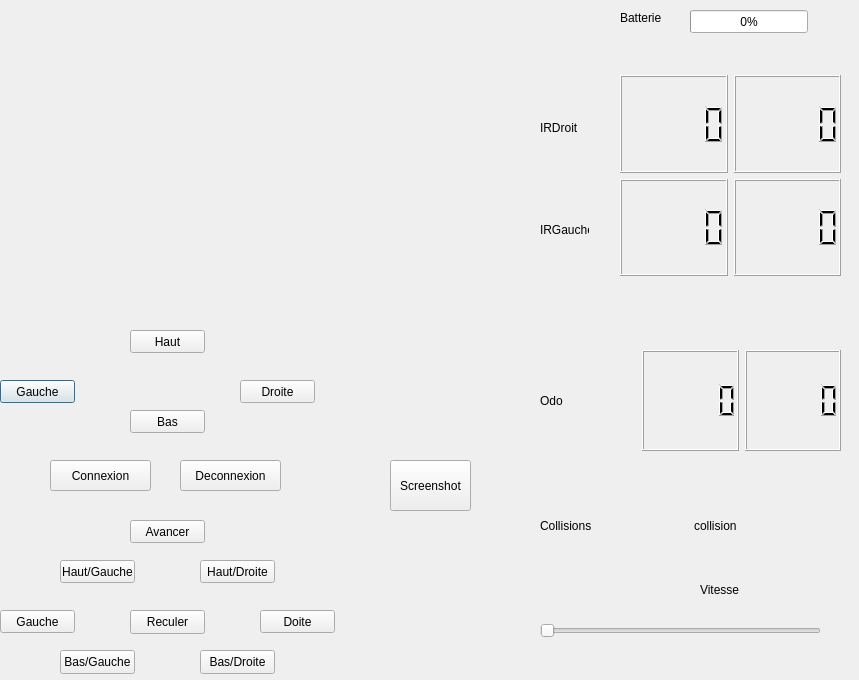
<?xml version="1.0" encoding="UTF-8"?>
<ui version="4.0">
 <class>Dialog</class>
 <widget class="QDialog" name="Dialog">
  <property name="geometry">
   <rect>
    <x>0</x>
    <y>0</y>
    <width>859</width>
    <height>680</height>
   </rect>
  </property>
  <property name="windowTitle">
   <string>Dialog</string>
  </property>
  <widget class="QPushButton" name="gauche_camera">
   <property name="geometry">
    <rect>
     <x>0</x>
     <y>380</y>
     <width>75</width>
     <height>23</height>
    </rect>
   </property>
   <property name="text">
    <string>Gauche</string>
   </property>
  </widget>
  <widget class="QLabel" name="titre_vitesse">
   <property name="geometry">
    <rect>
     <x>700</x>
     <y>580</y>
     <width>111</width>
     <height>20</height>
    </rect>
   </property>
   <property name="text">
    <string>Vitesse</string>
   </property>
  </widget>
  <widget class="QPushButton" name="hgauche">
   <property name="geometry">
    <rect>
     <x>60</x>
     <y>560</y>
     <width>75</width>
     <height>23</height>
    </rect>
   </property>
   <property name="text">
    <string>Haut/Gauche</string>
   </property>
  </widget>
  <widget class="QWidget" name="formLayoutWidget">
   <property name="geometry">
    <rect>
     <x>10</x>
     <y>10</y>
     <width>411</width>
     <height>281</height>
    </rect>
   </property>
   <layout class="QFormLayout" name="camera"/>
  </widget>
  <widget class="QPushButton" name="droite">
   <property name="geometry">
    <rect>
     <x>260</x>
     <y>610</y>
     <width>75</width>
     <height>23</height>
    </rect>
   </property>
   <property name="text">
    <string>Doite</string>
   </property>
  </widget>
  <widget class="QPushButton" name="connexion">
   <property name="geometry">
    <rect>
     <x>50</x>
     <y>460</y>
     <width>101</width>
     <height>31</height>
    </rect>
   </property>
   <property name="text">
    <string>Connexion</string>
   </property>
  </widget>
  <widget class="QSlider" name="slide_vitesse">
   <property name="geometry">
    <rect>
     <x>540</x>
     <y>620</y>
     <width>281</width>
     <height>22</height>
    </rect>
   </property>
   <property name="minimum">
    <number>120</number>
   </property>
   <property name="maximum">
    <number>240</number>
   </property>
   <property name="orientation">
    <enum>Qt::Horizontal</enum>
   </property>
  </widget>
  <widget class="QPushButton" name="bas_camera">
   <property name="geometry">
    <rect>
     <x>130</x>
     <y>410</y>
     <width>75</width>
     <height>23</height>
    </rect>
   </property>
   <property name="text">
    <string>Bas</string>
   </property>
  </widget>
  <widget class="QPushButton" name="hdroite">
   <property name="geometry">
    <rect>
     <x>200</x>
     <y>560</y>
     <width>75</width>
     <height>23</height>
    </rect>
   </property>
   <property name="text">
    <string>Haut/Droite</string>
   </property>
  </widget>
  <widget class="QPushButton" name="Gauche">
   <property name="geometry">
    <rect>
     <x>0</x>
     <y>610</y>
     <width>75</width>
     <height>23</height>
    </rect>
   </property>
   <property name="text">
    <string>Gauche</string>
   </property>
  </widget>
  <widget class="QLabel" name="titre_batterie">
   <property name="geometry">
    <rect>
     <x>620</x>
     <y>10</y>
     <width>121</width>
     <height>16</height>
    </rect>
   </property>
   <property name="text">
    <string>Batterie</string>
   </property>
  </widget>
  <widget class="QProgressBar" name="barre_batterie">
   <property name="geometry">
    <rect>
     <x>690</x>
     <y>10</y>
     <width>118</width>
     <height>23</height>
    </rect>
   </property>
   <property name="maximum">
    <number>100</number>
   </property>
   <property name="value">
    <number>0</number>
   </property>
   <property name="alignment">
    <set>Qt::AlignCenter</set>
   </property>
  </widget>
  <widget class="QPushButton" name="droite_camera">
   <property name="geometry">
    <rect>
     <x>240</x>
     <y>380</y>
     <width>75</width>
     <height>23</height>
    </rect>
   </property>
   <property name="text">
    <string>Droite</string>
   </property>
  </widget>
  <widget class="QPushButton" name="avancer">
   <property name="geometry">
    <rect>
     <x>130</x>
     <y>520</y>
     <width>75</width>
     <height>23</height>
    </rect>
   </property>
   <property name="text">
    <string>Avancer</string>
   </property>
  </widget>
  <widget class="QPushButton" name="haut_camera">
   <property name="geometry">
    <rect>
     <x>130</x>
     <y>330</y>
     <width>75</width>
     <height>23</height>
    </rect>
   </property>
   <property name="text">
    <string>Haut</string>
   </property>
  </widget>
  <widget class="QLabel" name="IRDroit">
   <property name="geometry">
    <rect>
     <x>540</x>
     <y>120</y>
     <width>49</width>
     <height>16</height>
    </rect>
   </property>
   <property name="text">
    <string>IRDroit</string>
   </property>
  </widget>
  <widget class="QLabel" name="IRGauche">
   <property name="geometry">
    <rect>
     <x>540</x>
     <y>220</y>
     <width>49</width>
     <height>20</height>
    </rect>
   </property>
   <property name="text">
    <string>IRGauche</string>
   </property>
  </widget>
  <widget class="QPushButton" name="reculer">
   <property name="geometry">
    <rect>
     <x>130</x>
     <y>610</y>
     <width>75</width>
     <height>24</height>
    </rect>
   </property>
   <property name="text">
    <string>Reculer</string>
   </property>
  </widget>
  <widget class="QPushButton" name="bdroite">
   <property name="geometry">
    <rect>
     <x>200</x>
     <y>650</y>
     <width>75</width>
     <height>24</height>
    </rect>
   </property>
   <property name="text">
    <string>Bas/Droite</string>
   </property>
  </widget>
  <widget class="QPushButton" name="bgauche">
   <property name="geometry">
    <rect>
     <x>60</x>
     <y>650</y>
     <width>75</width>
     <height>24</height>
    </rect>
   </property>
   <property name="text">
    <string>Bas/Gauche</string>
   </property>
  </widget>
  <widget class="QPushButton" name="deconnexion">
   <property name="geometry">
    <rect>
     <x>180</x>
     <y>460</y>
     <width>101</width>
     <height>31</height>
    </rect>
   </property>
   <property name="text">
    <string>Deconnexion</string>
   </property>
  </widget>
  <widget class="QWidget" name="layoutWidget">
   <property name="geometry">
    <rect>
     <x>620</x>
     <y>75</y>
     <width>221</width>
     <height>201</height>
    </rect>
   </property>
   <layout class="QHBoxLayout" name="horizontalLayout">
    <item>
     <layout class="QVBoxLayout" name="verticalLayout_2">
      <item>
       <widget class="QLCDNumber" name="ir_AvD"/>
      </item>
      <item>
       <widget class="QLCDNumber" name="ir_AvG"/>
      </item>
     </layout>
    </item>
    <item>
     <layout class="QVBoxLayout" name="verticalLayout">
      <item>
       <widget class="QLCDNumber" name="ir_ArD"/>
      </item>
      <item>
       <widget class="QLCDNumber" name="ir_ArG"/>
      </item>
     </layout>
    </item>
   </layout>
  </widget>
  <widget class="QWidget" name="layoutWidget">
   <property name="geometry">
    <rect>
     <x>540</x>
     <y>350</y>
     <width>301</width>
     <height>101</height>
    </rect>
   </property>
   <layout class="QHBoxLayout" name="horizontalLayout_2">
    <item>
     <widget class="QLabel" name="Odometrie">
      <property name="text">
       <string>Odo</string>
      </property>
     </widget>
    </item>
    <item>
     <widget class="QLCDNumber" name="odo_gauche"/>
    </item>
    <item>
     <widget class="QLCDNumber" name="odo_droit"/>
    </item>
   </layout>
  </widget>
  <widget class="QWidget" name="layoutWidget">
   <property name="geometry">
    <rect>
     <x>540</x>
     <y>510</y>
     <width>301</width>
     <height>31</height>
    </rect>
   </property>
   <layout class="QHBoxLayout" name="horizontalLayout_3">
    <item>
     <widget class="QLabel" name="detection_collisions">
      <property name="text">
       <string>Collisions</string>
      </property>
     </widget>
    </item>
    <item>
     <widget class="QLabel" name="collision">
      <property name="text">
       <string>collision</string>
      </property>
     </widget>
    </item>
   </layout>
  </widget>
  <widget class="QPushButton" name="screenshot">
   <property name="geometry">
    <rect>
     <x>390</x>
     <y>460</y>
     <width>81</width>
     <height>51</height>
    </rect>
   </property>
   <property name="text">
    <string>Screenshot</string>
   </property>
  </widget>
 </widget>
 <resources/>
 <connections/>
</ui>
